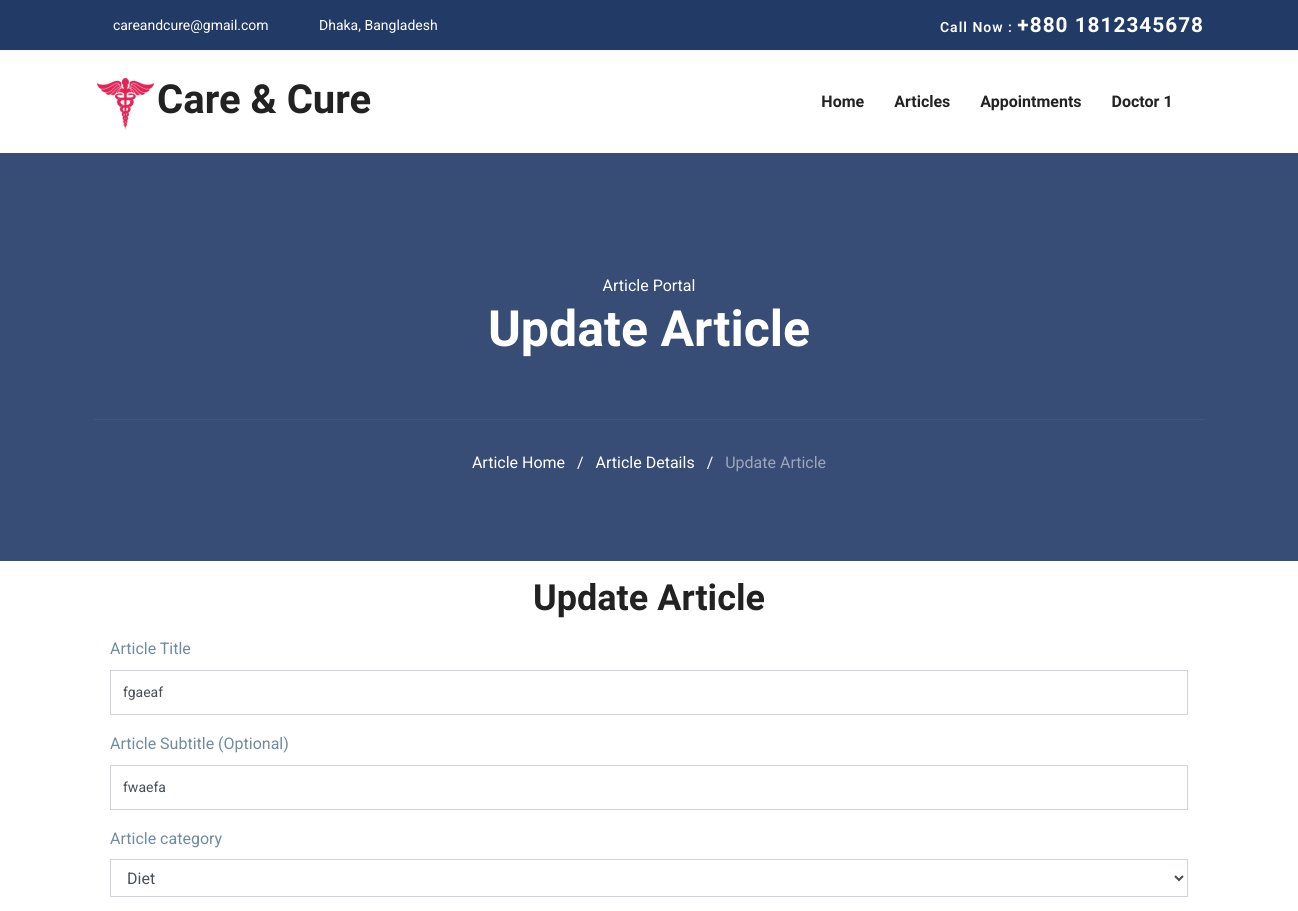
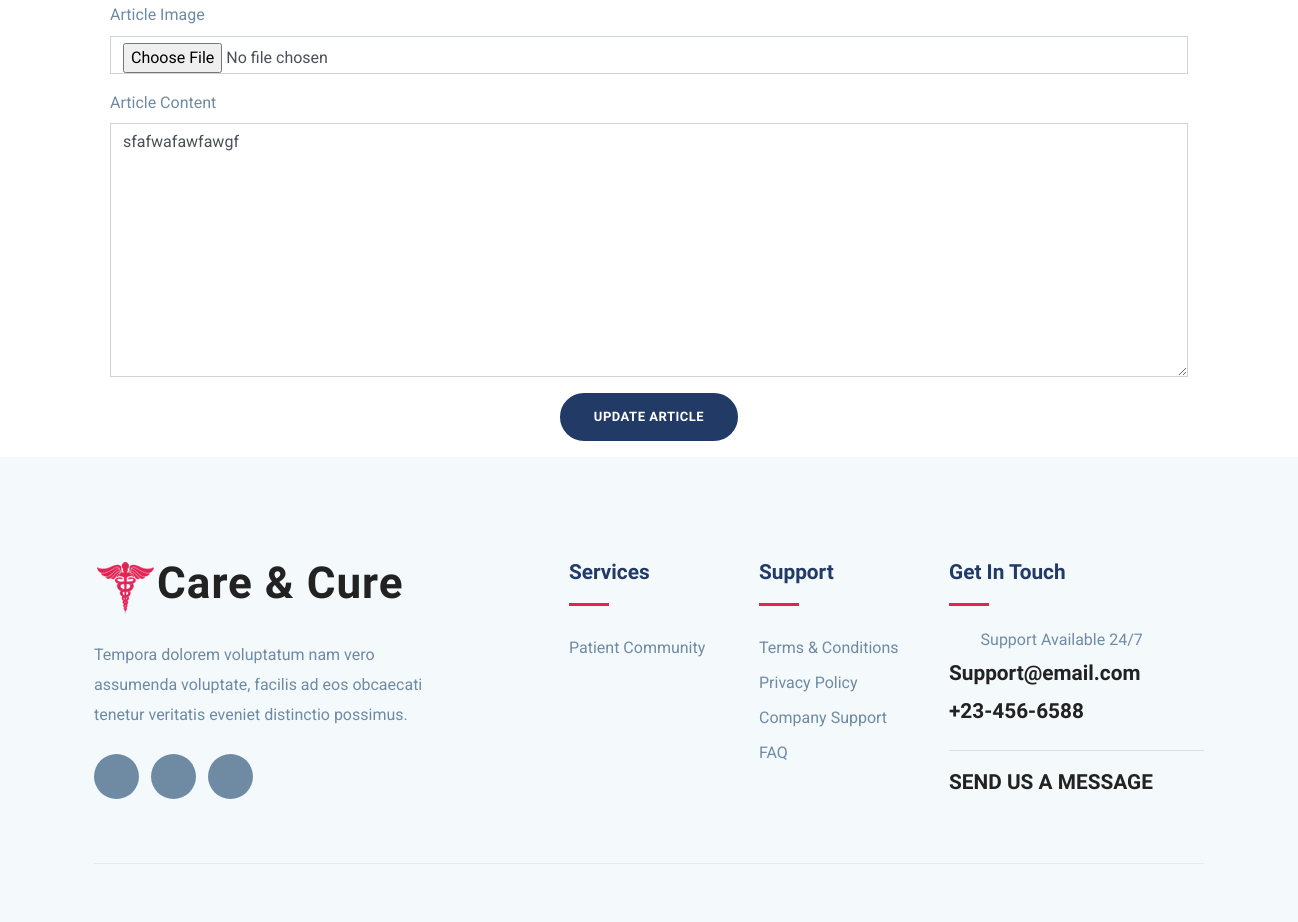
Page /articles/edit/fgaeaf-2022-10-11-1611033905750000/ (signed in) on the committed database (2 pictures, top to bottom).
### user_control/models.py (models this page shows, shortened)
class UserModel(AbstractBaseUser, PermissionsMixin):
    email = models.EmailField(max_length=255, unique=True)
    name = models.CharField(max_length=255)
    is_patient = models.BooleanField(default=False)
    is_doctor = models.BooleanField(default=False)
    is_active = models.BooleanField(default=True)
    is_staff = models.BooleanField(default=False)
    is_admin = models.BooleanField(default=False)
    is_superuser = models.BooleanField(default=False)
    date_joined = models.DateTimeField(auto_now_add=True)
    USERNAME_FIELD = "email"
    REQUIRED_FIELDS = ["name"]
    objects = MyUserManager()
    class Meta:
        verbose_name = "User"
        verbose_name_plural = "Users"

### article_control/models.py (models this page shows)
class ArticleModel(models.Model):
    author = models.ForeignKey(UserModel, on_delete=models.CASCADE)
    title = models.CharField(max_length=255)
    subtitle = models.CharField(max_length=255, null=True, blank=True)
    category = models.ForeignKey(ArticleCategoryModel, null=True, blank=True, on_delete=models.SET_NULL)
    content = models.TextField()
    image = models.ImageField(upload_to="images/article/", null=True, blank=True)
    slug = models.SlugField(unique=True, null=True, blank=True)
    totalViewCount = models.IntegerField(default=0)
    created_at = models.DateTimeField(auto_now_add=True)
    updated_at = models.DateTimeField(auto_now=True)
    class Meta:
        verbose_name = 'Article'
        verbose_name_plural = 'Articles'

class ArticleCategoryModel(models.Model):
    category = models.CharField(max_length=50)
    created_at = models.DateTimeField(auto_now_add=True)
    updated_at = models.DateTimeField(auto_now=True)
    def __str__(self):
        return self.category
    class Meta:
        verbose_name = 'Article Category'
        verbose_name_plural = 'Article Categories'

### user_control/decorators.py (the view)
        def wrapper_func(request, *args, **kwargs):
            if request.user.is_doctor:
                return view_func(request, *args, **kwargs)
            else:
                return render(request, "401.html")

### article_control/forms.py
class ArticleForm(ModelForm):
    image = forms.ImageField(required=False, error_messages={'invalid': "Image files only"}, widget=forms.FileInput)
    class Meta:
        model = ArticleModel
        fields = '__all__'
        exclude = ['author', 'slug', 'totalViewCount']

### article_control/views.py (called while the page is built, shortened)
@login_required(login_url="login")
@show_to_doctor(allowed_roles=["is_doctor"])
def edit_article_view(request, slug):
    task = "Update"
    article = ArticleModel.objects.get(slug=slug)
    form = ArticleForm(instance=article)
    context = {
        "task": task,
        "form": form,
        "article": article,
    }
    return render(request, "pages/article/add-edit-article.html", context)

### templates/pages/article/add-edit-article.html (shortened to what this page needs)
{% extends "base.html" %}
{% load static %}
{% load widget_tweaks %}
{% block content %}
<section class="page-title bg-1">
    <div class="container">
        <div class="row">
            <div class="col-md-12">
                <div class="block text-center">
                    <span class="text-white">Article Portal</span>
                    <h1 class="text-capitalize mb-5 text-lg">{{ task }} Article</h1>
                    <ul class="list-inline breadcumb-nav">
                        <li class="list-inline-item">
                            <a href="{% url 'article-home' %}" class="text-white">
                                Article Home
                            </a>
                        </li>
                        <li class="list-inline-item"><span class="text-white">/</span></li>
                        {% if "Update" in task %}
                        <li class="list-inline-item">
                            <a href="{% url 'article-details' article.slug %}" class="text-white">
                                Article Details
                            </a>
                        </li>
                        <li class="list-inline-item"><span class="text-white">/</span></li>
                        <li class="list-inline-item text-white-50">Update Article</li>
                        {% endif %}
                    </ul>
                </div>
            </div>
        </div>
    </div>
</section>
<section class="container">
    <div class="row">
        <div class="col-lg-12 col-md-12 col-sm-12">
            <div class="row">
                <div class="col-lg-12 col-md-12 col-sm-12">
                    <form class="p-3" enctype="multipart/form-data" method="post">
                        <h3 class="text-md text-center mb-3">{{ task }} Article</h3>
                        <div class="row">
                            <div class="col-lg-12">
                                <div class="form-group">
                                    <label>Article Title</label>
                                    {{ form.title|add_class:"form-control" }}
                                </div>
                            </div>
                        </div>
                        <div class="row">
                            <div class="col-lg-12">
                                <div class="form-group">
                                    <label>Article Subtitle (Optional)</label>
                                    {{ form.subtitle|add_class:"form-control" }}
                                </div>
                            </div>
                        </div>
                        <div class="row">
                            <div class="col-lg-12">
                                <div class="form-group">
                                    <label>Article category</label>
                                    {{ form.category|add_class:"form-control" }}
                                </div>
                            </div>
                        </div>
                        <div class="row">
                            <div class="col-lg-12">
                                <div class="form-group">
                                    <label>Article Image</label>
                                    {{ form.image|add_class:"form-control" }}
                                </div>
                            </div>
                        </div>
                        <div class="row">
                            <div class="col-lg-12">
                                <div class="form-group">
                                    <label>Article Content</label>
                                    {{ form.content|add_class:"form-control" }}
                                </div>
                            </div>
                        </div>
                        <div class="text-center">
                            <button class="btn btn-main btn-round-full" type="submit">
                                {{ task }} Article
                            </button>
                        </div>
                    </form>
                </div>
            </div>
        </div>
    </div>
</section>
{% endblock %}

### templates/components/navbar.html (shortened to what this page needs)
{% load static %}
<nav class="navbar navbar-expand-lg navigation" id="navbar">
    <div class="container">
        <a class="navbar-brand" href="{% url 'home' %}">
            <h1><img src="{% static 'images/logoo.png' %}" alt="" class="img-fluid">Care & Cure</h1>
        </a>
        <div class="collapse navbar-collapse" id="navbarmain">
            <ul class="navbar-nav ml-auto">
                <li class="nav-item active">
                    <a class="nav-link" href="{% url 'home' %}">Home</a>
                </li>
                <li class="nav-item"><a class="nav-link" href="{% url 'article-home' %}">Articles</a></li>
                {% if request.user.is_authenticated and request.user.is_doctor %}
                <li class="nav-item">
                    <a class="nav-link" href="{% url 'doctor-appointment-home' %}">Appointments</a>
                </li>
                {% elif request.user.is_authenticated and request.user.is_patient %}
                <li class="nav-item">
                    <a class="nav-link" href="{% url 'patient-appointment-home' %}">Appointments</a>
                </li>
                {% endif %}
                {% if request.user.is_authenticated %}
                <li class="nav-item dropdown">
                    <a class="nav-link dropdown-toggle" href="#" id="dropdown03" data-toggle="dropdown"
                        aria-haspopup="true" aria-expanded="false">{{ request.user.name }} <i
                            class="icofont-thin-down"></i></a>
                </li>
                {% endif %}
            </ul>
        </div>
    </div>
</nav>

### static-files/css/style.css (style rules this page uses)
html { overflow-x: hidden; }
body { line-height: 1.6; font-family: "Roboto", sans-serif; -webkit-font-smoothing: antialiased; font-size: 16px; color: #6f8ba4; font-weight: 400; }
h1, .h1, h2, .h2, h3, .h3, h4, .h4, h5, .h5, h6, .h6 { font-family: "Exo", sans-serif; font-weight: 700; color: #222; }
h1, .h1 { font-size: 2.5rem; }
h3, .h3 { font-size: 1.5rem; }
input[type="email"], input[type="password"], input[type="text"], input[type="tel"] { box-shadow: none; height: 45px; outline: none; font-size: 14px; }
.form-control { box-shadow: none; border-radius: 0; }
.btn { display: inline-block; font-size: 14px; font-size: 0.8125rem; font-weight: 700; letter-spacing: 0.5px; padding: 0.75rem 2rem; font-family: "Exo", sans-serif; text-transform: uppercase; border-radius: 5px; border: 2px solid transparent; transition: all 0.35s ease; }
.btn-main { background: #223a66; color: #fff; border-color: #223a66; }
.btn-round-full { border-radius: 50px; }
.text-md { font-size: 2.25rem; }
.text-lg { font-size: 3.75rem; }
a { color: #222; text-decoration: none; transition: all 0.35s ease; }
.page-title { padding: 120px 0px 70px 0px; position: relative; }
.page-title .block h1 { color: #fff; }
.page-title .breadcumb-nav { margin-top: 60px; padding-top: 30px; border-top: 1px solid rgba(255, 255, 255, 0.06); }
.text-lg { font-size: 50px; }
#navbarmain { padding: 20px 0px; }
#navbarmain .nav-link { font-weight: 600; padding: 10px 15px; color: #222; font-family: "Exo", sans-serif; text-transform: capitalize; font-size: 16px; transition: all 0.25s ease; }
.dropdown-toggle::after { display: none; }
.navbar-brand { margin-top: 10px; }
.bg-1 { background-size: cover; position: relative; }

### rows in the picture
UserModel: user.name "Doctor 1"
ArticleModel: title "fgaeaf", subtitle "fwaefa", content "sfafwafawfawgf"
ArticleCategoryModel: category "Diet"

### other values in the picture
{{ task }} "Update"
{{ task }} "UPDATE"
